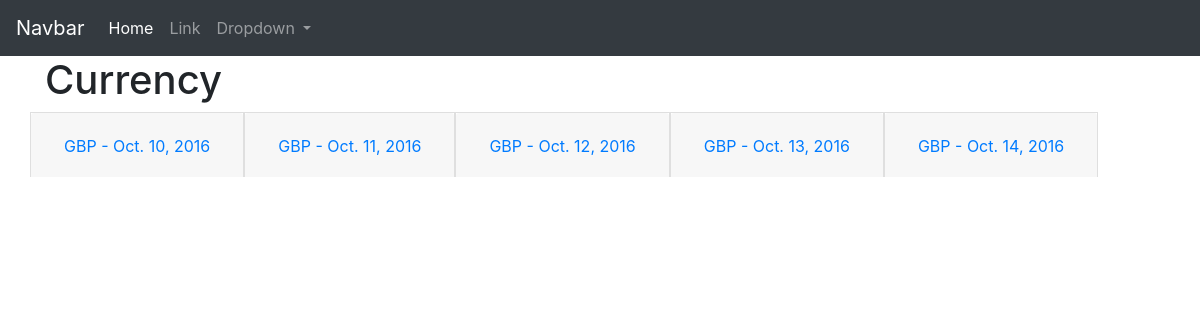
Before: /rates/GBP/ with the older database file.
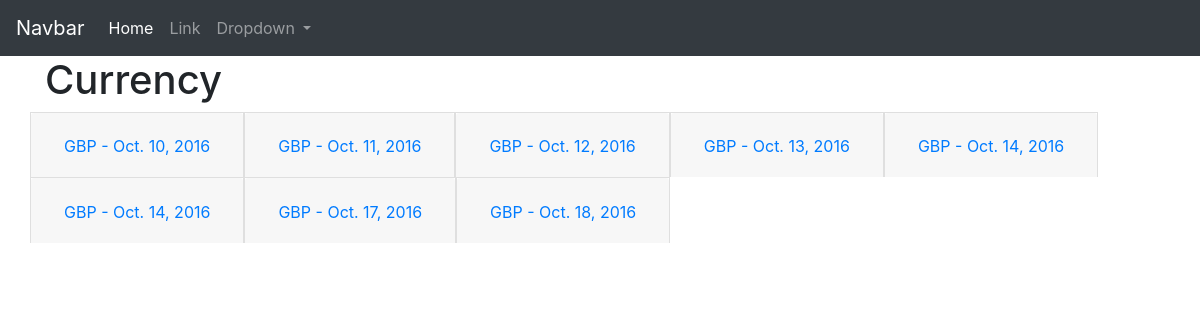
After: the same page with the newer database file.
### rates/models.py (models this page shows)
class BaseCurrency(models.Model):
	symbol = models.CharField(max_length=3)
	date = models.DateField(auto_now=False, auto_now_add=False)
	def __str__(self):
		return self.symbol

### rates/views.py (the view)
# urls.py: path('<str:base_name>/', views.currency, name='latest currency data'),
def currency(request, base_name):
    currency = {}
    curr_list = ['NZD', 'CAD', 'USD', 'AUD', 'HKD', 'GBP', 'EUR', 'CHF']
    for base_curr in BaseCurrency.objects.filter(symbol=base_name.upper()):
        currency[base_curr] = {}
        for curr in Currency.objects.filter(base=base_curr, symbol__in=curr_list):
            if curr.symbol == base_curr.symbol:
                pass
            else:
                x = {curr: curr.rate_to_base}
                currency[base_curr].update(x)
    context = {
            'base_name': f'{base_name.upper()}',
            'currency': currency
    }
    return render(request, 'rates/currency.html', context)

### rates/models.py (called while the page is built)
	def __str__(self):
		return self.symbol

### rates/templates/rates/currency.html (shortened to what this page needs)
{% extends 'rates/block_template.html' %}
{% load rate_tags %}
{% block content %}
<div class="row">
{% for key, values in currency.items|dictsort:"0.date" %}
<div class="accordion" id="dateAccordion{{ forloop.counter }}">
    <div class="card">
    <div class="card-header" id="heading{{key}}">
      <h2 class="mb-0">
        <button class="btn btn-link" type="button" data-toggle="collapse" data-target="#{{key}}{{ forloop.counter }}" aria-expanded="true" aria-controls="{{key}}{{ forloop.counter }}">
          {{key}} - {{key.date}}
        </button>
      </h2>
    </div>
    </div>
</div>
{% endfor %}
</div>
 {% endblock %}

Changed rows visible on the page:
added BaseCurrency: symbol "GBP", date "Oct. 14, 2016"
added BaseCurrency: symbol "GBP", date "Oct. 17, 2016"
added BaseCurrency: symbol "GBP", date "Oct. 18, 2016"
